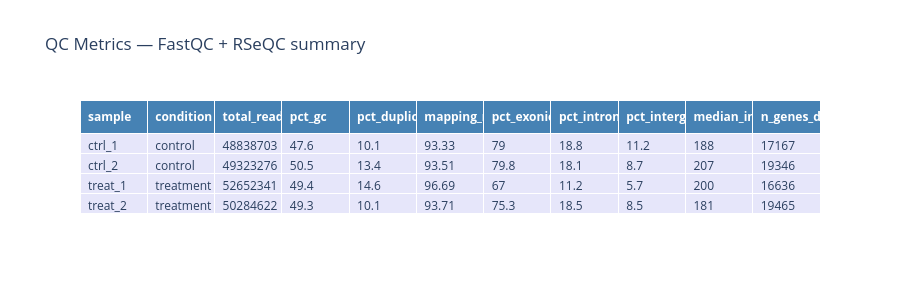

Notebook cell for this chart:
### Code cell
# ── QC metrics table ──────────────────────────────────────────────────────────
from src.streamlit.components.qc_metrics_table import make_qc_table

fig_qc = make_qc_table(qc_metrics)
fig_qc.update_layout(title="QC Metrics — FastQC + RSeQC summary", height=300)
fig_qc.show()

# Pretty-print as a Pandas table too
pd.DataFrame(qc_samples).set_index("sample")

### Figure 1 — Plotly figure (JSON) as saved in the notebook; plotly's stock layout.template omitted (floating-point values rounded to 4 significant figures)
{"data": [{"cells": {"align": "left", "fill": {"color": "lavender"}, "values": [["ctrl_1", "ctrl_2", "treat_1", "treat_2"], ["control", "control", "treatment", "treatment"], [48838703, 49323276, 52652341, 50284622], [47.6, 50.5, 49.4, 49.3], [10.1, 13.4, 14.6, 10.1], [93.33, 93.51, 96.69, 93.71], [79.0, 79.8, 67.0, 75.3], [18.8, 18.1, 11.2, 18.5], [11.2, 8.7, 5.7, 8.5], [188, 207, 200, 181], [17167, 19346, 16636, 19465]]}, "header": {"align": "left", "fill": {"color": "steelblue"}, "font": {"color": "white", "size": 12}, "values": ["<b>sample</b>", "<b>condition</b>", "<b>total_reads</b>", "<b>pct_gc</b>", "<b>pct_duplicates</b>", "<b>mapping_rate</b>", "<b>pct_exonic</b>", "<b>pct_intronic</b>", "<b>pct_intergenic</b>", "<b>median_insert_size</b>", "<b>n_genes_detected</b>"]}, "type": "table"}], "layout": {"height": 300, "title": {"text": "QC Metrics — FastQC + RSeQC summary"}}}
